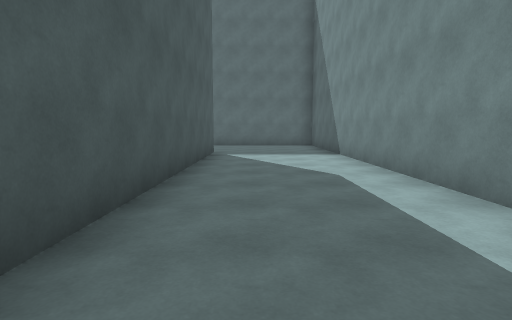
view 1 (above)

24 first-person views from a walk through a Unity game level. The camera is 1.4 m above the floor, tilts 6° down and sees 80° across. The floor is counted in squares, 2 m on a side. Each view is taken from the middle of a square. On the plan, view 1 faces up. The plan holds only what a view shows up to about 10 squares ahead; the rest is blank. The place goes on beyond the plan.

view 2
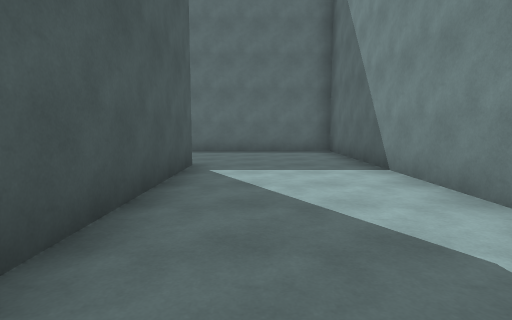

view 3
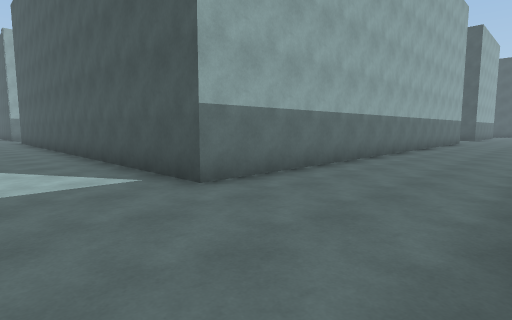

view 4
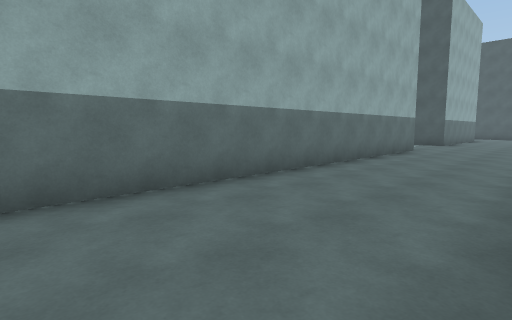

view 5
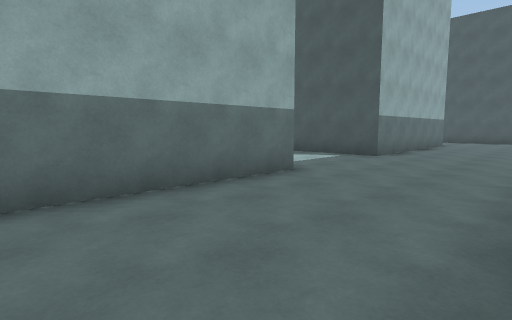

view 6
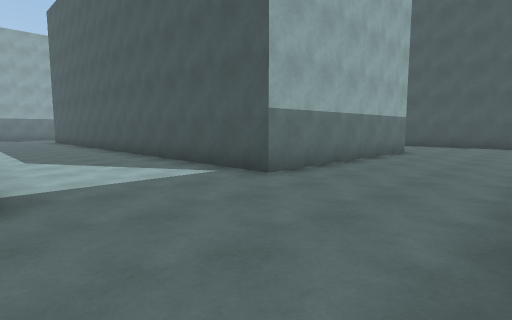

view 7
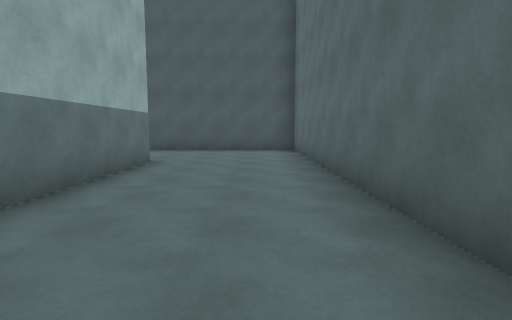

view 8
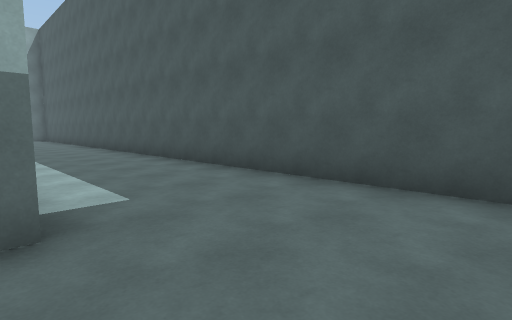

view 9
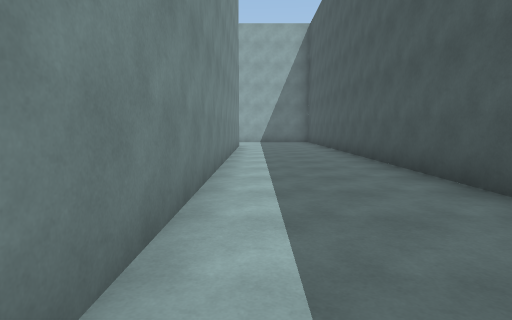

view 10
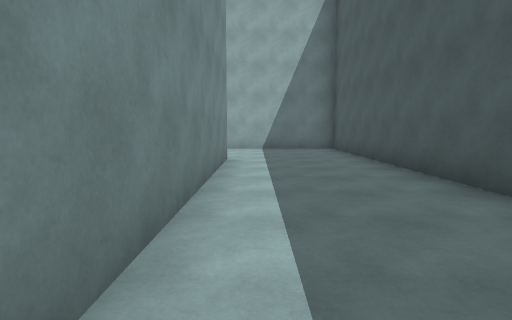

view 11
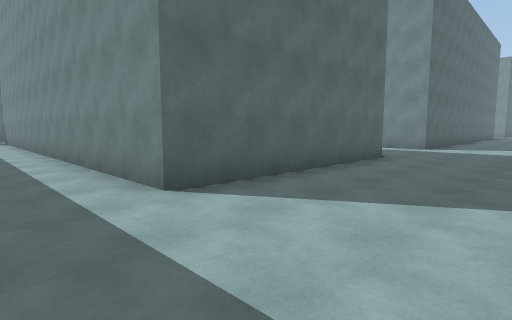

view 12
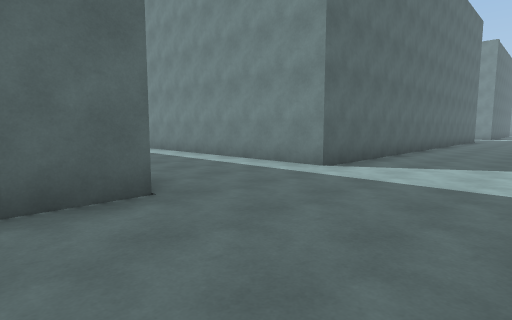

view 13
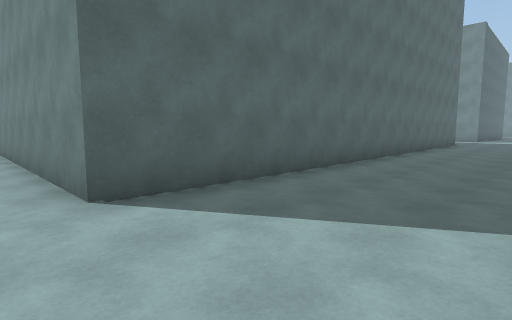

view 14
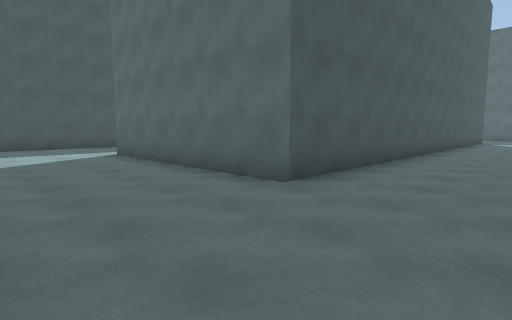

view 15
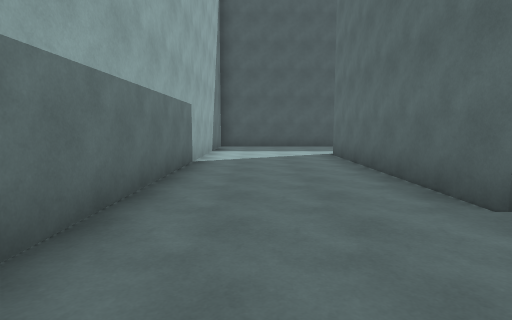

view 16
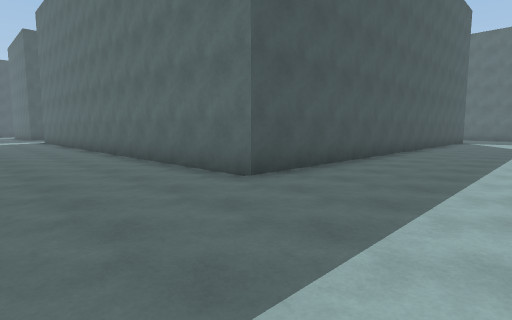

view 17
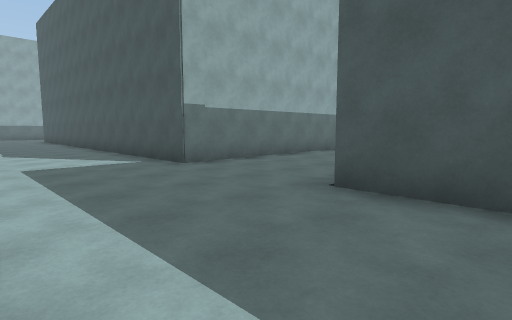

view 18
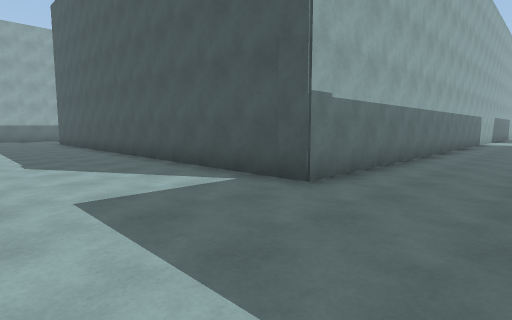

view 19
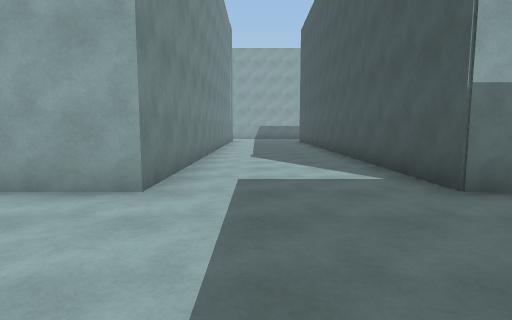

view 20
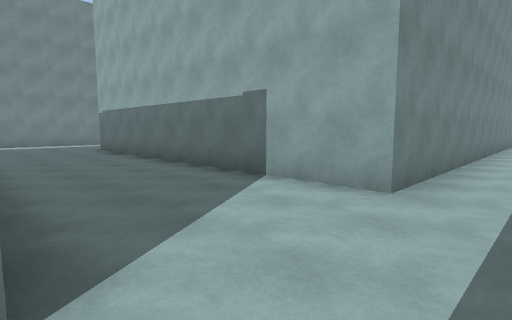

view 21
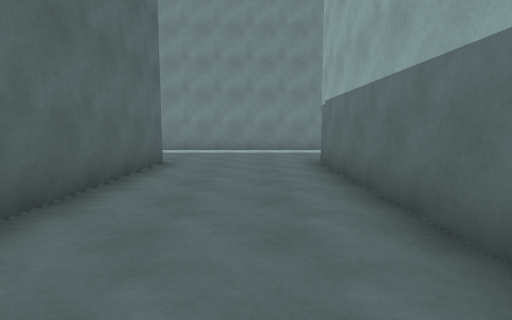

view 22
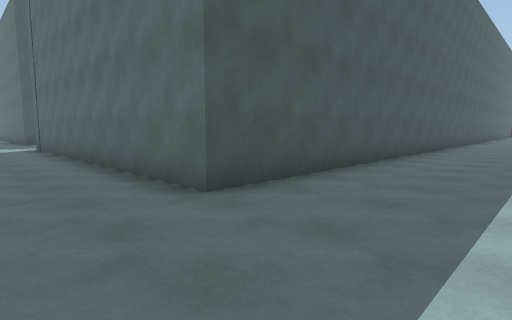

view 23
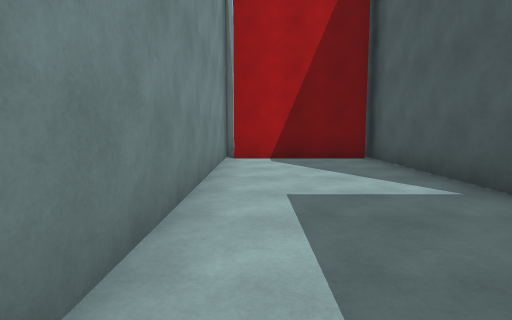

view 24
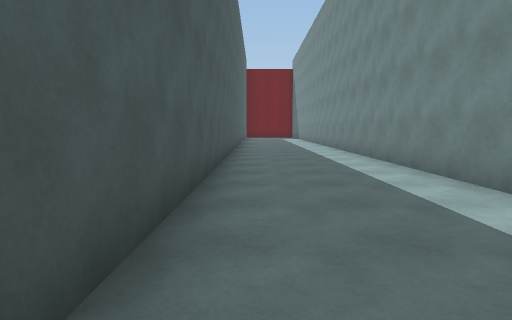

### Floor plan
Points are (right, up) in squares from view 1. A wall is a line through its corners. A room is listed if a view was taken in it or the views show most of it. See-through windows are left out.
Room 1 (views 1, 2, 3, 4, 5, 6, 7, 8, 9, 10, 11, 12, 13, 14, 15, 16, 17, 18, 19, 20, 21, 22, 23, 24)
walls: (2.2, 2.6) (2.2, 12.2) (-2, 12.2); (-10, -8.3) (-1.2, -8.3) (-1.2, -17); (11.3, 10) (11.3, -5.1) (2.2, -5.1); (14.7, 3.1) (14.7, 10.1); (11.3, -9.1) (11.3, -13.6); (-15.2, 8.8) (-1.2, 8.8) (-1.2, -4.9) (-15.1, -4.9) (-15.1, 2.1); (11.4, -13) (14.5, -13); (2.2, -17.5) (2.2, -8.3) (11.4, -8.3); (-19.4, 12.2) (-27.6, 12.2) (-27.6, -8.1); (14.7, -13.9) (14.7, -4); (-24.4, 8.8) (-18.5, 8.8) (-18.5, -4.9) (-24.3, -4.9) (-24.3, 6.4); (-26, -8.3) (-17.5, -8.3)

Where each view was taken, in squares from view 1:
view 1: 0 up, 0 right, facing up
view 2: 3 up, 0 right, facing up
view 3: 12 up, 1 right, facing down-left
view 4: 12 up, 5 left, facing down-left
view 5: 12 up, 11 left, facing down-left
view 6: 12 up, 15 left, facing down-left
view 7: 11 up, 18 left, facing left
view 8: 11 up, 24 left, facing down-left
view 9: 7 up, 25 left, facing down
view 10: 2 up, 25 left, facing down
view 11: 8 down, 26 left, facing up-right
view 12: 8 down, 20 left, facing up-right
view 13: 8 down, 16 left, facing up-right
view 14: 8 down, 16 left, facing up-left
view 15: 7 down, 16 left, facing left
view 16: 8 down, 2 right, facing up-left
view 17: 3 down, 2 right, facing down-left
view 18: 6 down, 2 right, facing down-left
view 19: 5 down, 1 right, facing down
view 20: 5 down, 1 right, facing down-right
view 21: 7 down, 5 right, facing right
view 22: 7 down, 14 right, facing up-left
view 23: 6 down, 14 right, facing down
view 24: 0 up, 12 right, facing up
